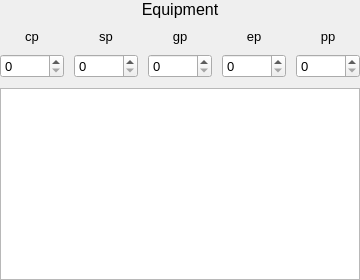
          <widget class="QWidget" name="equipmentWidget" native="true">
           <layout class="QVBoxLayout" name="verticalLayout_5">
            <property name="spacing">
             <number>10</number>
            </property>
            <property name="leftMargin">
             <number>0</number>
            </property>
            <property name="topMargin">
             <number>0</number>
            </property>
            <property name="rightMargin">
             <number>0</number>
            </property>
            <property name="bottomMargin">
             <number>0</number>
            </property>
            <item>
             <widget class="QLabel" name="label_26">
              <property name="font">
               <font>
                <pointsize>12</pointsize>
               </font>
              </property>
              <property name="text">
               <string>Equipment</string>
              </property>
              <property name="alignment">
               <set>Qt::AlignCenter</set>
              </property>
             </widget>
            </item>
            <item>
             <layout class="QGridLayout" name="gridLayout_2">
              <item row="1" column="4">
               <widget class="QSpinBox" name="platinumBox">
                <property name="minimumSize">
                 <size>
                  <width>40</width>
                  <height>0</height>
                 </size>
                </property>
                <property name="font">
                 <font>
                  <pointsize>10</pointsize>
                 </font>
                </property>
                <property name="maximum">
                 <number>10000</number>
                </property>
               </widget>
              </item>
              <item row="0" column="3">
               <widget class="QLabel" name="label_16">
                <property name="font">
                 <font>
                  <pointsize>10</pointsize>
                 </font>
                </property>
                <property name="text">
                 <string>ep</string>
                </property>
                <property name="alignment">
                 <set>Qt::AlignCenter</set>
                </property>
               </widget>
              </item>
              <item row="1" column="0">
               <widget class="QSpinBox" name="copperBox">
                <property name="minimumSize">
                 <size>
                  <width>40</width>
                  <height>0</height>
                 </size>
                </property>
                <property name="font">
                 <font>
                  <pointsize>10</pointsize>
                 </font>
                </property>
                <property name="maximum">
                 <number>10000</number>
                </property>
               </widget>
              </item>
              <item row="0" column="1">
               <widget class="QLabel" name="label_6">
                <property name="font">
                 <font>
                  <pointsize>10</pointsize>
                 </font>
                </property>
                <property name="text">
                 <string>sp</string>
                </property>
                <property name="alignment">
                 <set>Qt::AlignCenter</set>
                </property>
               </widget>
              </item>
              <item row="0" column="4">
               <widget class="QLabel" name="label_17">
                <property name="font">
                 <font>
                  <pointsize>10</pointsize>
                 </font>
                </property>
                <property name="text">
                 <string>pp</string>
                </property>
                <property name="alignment">
                 <set>Qt::AlignCenter</set>
                </property>
               </widget>
              </item>
              <item row="0" column="2">
               <widget class="QLabel" name="label_15">
                <property name="font">
                 <font>
                  <pointsize>10</pointsize>
                 </font>
                </property>
                <property name="text">
                 <string>gp</string>
                </property>
                <property name="alignment">
                 <set>Qt::AlignCenter</set>
                </property>
               </widget>
              </item>
              <item row="1" column="2">
               <widget class="QSpinBox" name="goldBox">
                <property name="minimumSize">
                 <size>
                  <width>40</width>
                  <height>0</height>
                 </size>
                </property>
                <property name="font">
                 <font>
                  <pointsize>10</pointsize>
                 </font>
                </property>
                <property name="maximum">
                 <number>10000</number>
                </property>
               </widget>
              </item>
              <item row="1" column="1">
               <widget class="QSpinBox" name="silverBox">
                <property name="minimumSize">
                 <size>
                  <width>40</width>
                  <height>0</height>
                 </size>
                </property>
                <property name="font">
                 <font>
                  <pointsize>10</pointsize>
                 </font>
                </property>
                <property name="maximum">
                 <number>10000</number>
                </property>
               </widget>
              </item>
              <item row="1" column="3">
               <widget class="QSpinBox" name="electrumBox">
                <property name="minimumSize">
                 <size>
                  <width>40</width>
                  <height>0</height>
                 </size>
                </property>
                <property name="font">
                 <font>
                  <pointsize>10</pointsize>
                 </font>
                </property>
                <property name="maximum">
                 <number>10000</number>
                </property>
               </widget>
              </item>
              <item row="0" column="0">
               <widget class="QLabel" name="label_5">
                <property name="font">
                 <font>
                  <pointsize>10</pointsize>
                 </font>
                </property>
                <property name="text">
                 <string>cp</string>
                </property>
                <property name="alignment">
                 <set>Qt::AlignCenter</set>
                </property>
               </widget>
              </item>
             </layout>
            </item>
            <item>
             <widget class="QTextEdit" name="equipmentEdit">
              <property name="font">
               <font>
                <pointsize>10</pointsize>
               </font>
              </property>
             </widget>
            </item>
           </layout>
          </widget>
